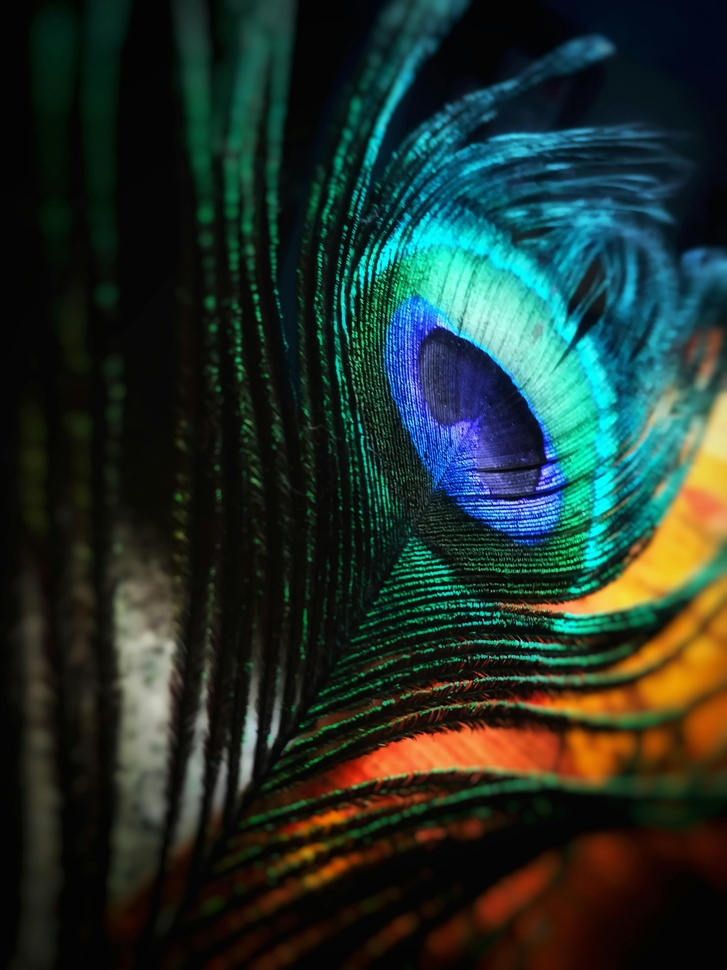
#> input picture MONTH2/WEEK5/DAY2/pexels-anjana-c-169994-674010.jpg, 727 x 970 px, shrunk from 2976 x 3968 before the run
$ python TASK2.py
#> lines starting #> are read from the running program, lines starting #| are printed output that depends on the picture
from PIL import Image
import numpy as np
from numpy import random

img=Image.open("pexels-anjana-c-169994-674010.jpg")
#> img is the input picture: PIL image 727x970 RGB; mean R, G, B 33.5, 49.2, 42.6
img.show()

#crop the image
# crop_area=(100,100,100,400)

crop_img=img.crop((100,100,100,100))
crop_img.show()

#generate RGBA image

arr_new=random.randint(0,255,(255,255,3),dtype=np.uint8)
print(arr_new)
new_image = Image.fromarray(arr_new)
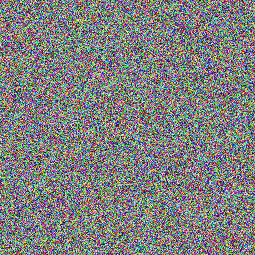
#> new_image: PIL image 255x255 RGB; mean R, G, B 126.7, 127.3, 126.5
new_image.show()
